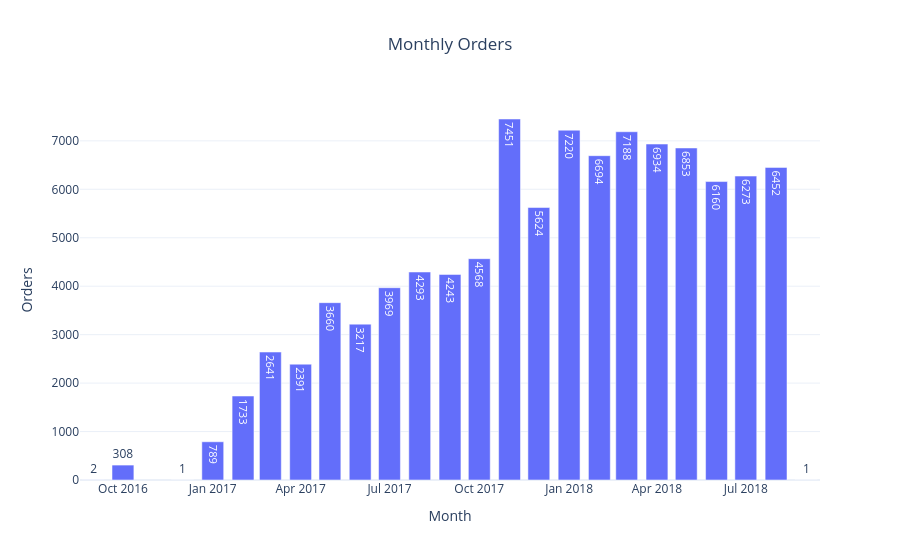

Notebook source saved alongside this figure:
### Code cell
fig = px.bar(

monthly_orders,

x="month",

y="order_id",

title="Monthly Orders",

text_auto=True

)

fig.update_layout(

template="plotly_white",

title_x=0.5,

xaxis_title="Month",

yaxis_title="Orders"

)

fig.show()

### Figure 1 — Plotly figure (JSON) as saved in the notebook; plotly's stock layout.template omitted (floating-point values rounded to 4 significant figures)
{"data": [{"hovertemplate": "month=%{x}<br>order_id=%{y}<extra></extra>", "legendgroup": "", "marker": {"color": "#636efa", "pattern": {"shape": ""}}, "name": "", "orientation": "v", "showlegend": false, "textposition": "auto", "texttemplate": "%{y}", "type": "bar", "x": ["2016-09", "2016-10", "2016-12", "2017-01", "2017-02", "2017-03", "2017-04", "2017-05", "2017-06", "2017-07", "2017-08", "2017-09", "2017-10", "2017-11", "2017-12", "2018-01", "2018-02", "2018-03", "2018-04", "2018-05", "2018-06", "2018-07", "2018-08", "2018-09"], "xaxis": "x", "y": [2, 308, 1, 789, 1733, 2641, 2391, 3660, 3217, 3969, 4293, 4243, 4568, 7451, 5624, 7220, 6694, 7188, 6934, 6853, 6160, 6273, 6452, 1], "yaxis": "y"}], "layout": {"barmode": "relative", "legend": {"tracegroupgap": 0}, "title": {"text": "Monthly Orders", "x": 0.5}, "xaxis": {"anchor": "y", "domain": [0, 1], "title": {"text": "Month"}}, "yaxis": {"anchor": "x", "domain": [0, 1], "title": {"text": "Orders"}}}}
